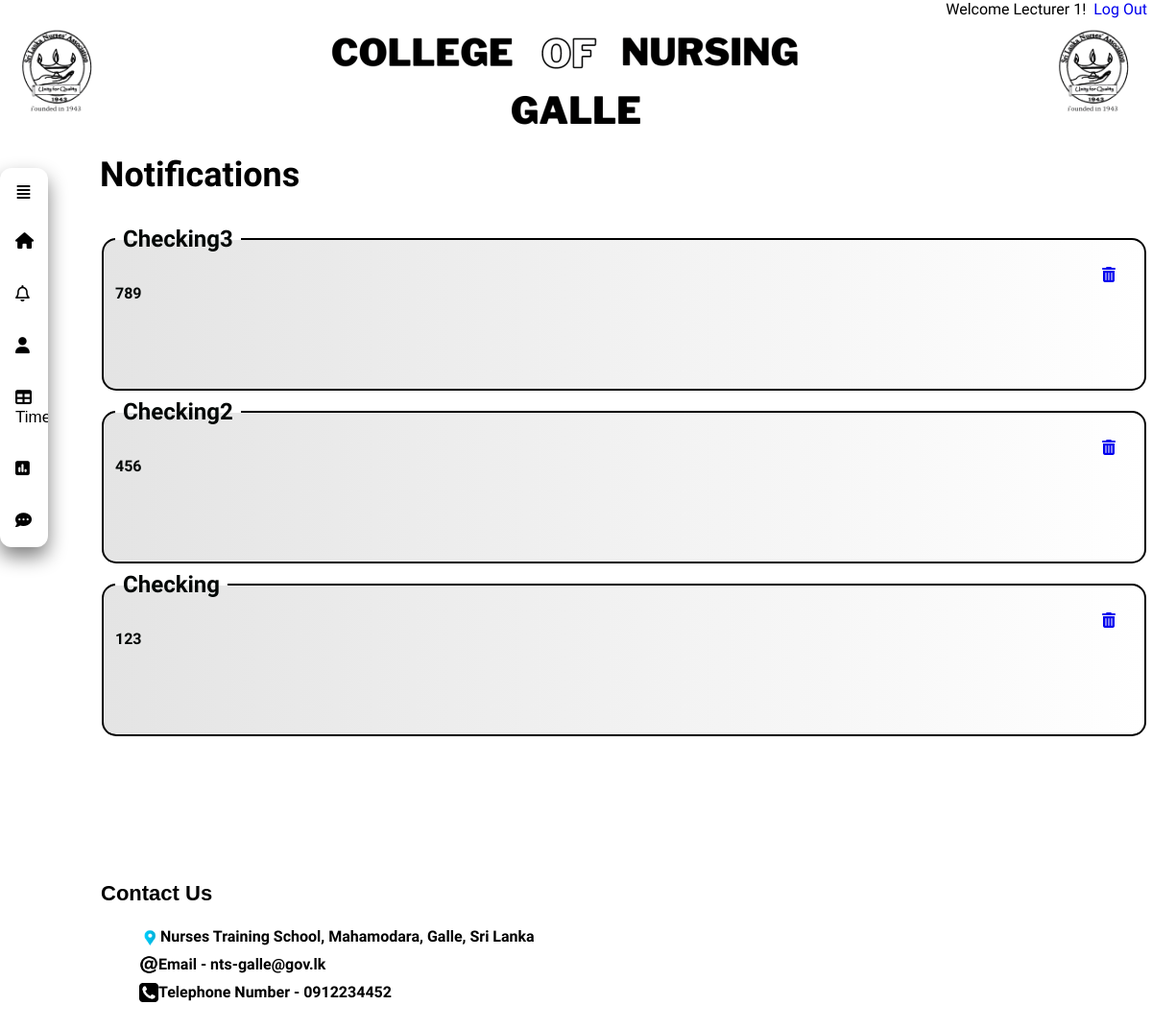
/notifications.php (signed in), run on the app's committed database.
### tables this page shows
CREATE TABLE `notifications` (
  `index_no` varchar(10) NOT NULL,
  `notification` varchar(1000) NOT NULL,
  `seen` varchar(3) NOT NULL
);

### Model/notifications-db.php (called while the page is built, shortened)
<?php require_once __DIR__ . "/../inc/dbconnection.php" ?>
<?php
	$sql ="SELECT * FROM notifications WHERE index_no = '{$_SESSION['index_no']}' LIMIT 1";
	$resulttable = mysqli_query($connection, $sql);
	$result = mysqli_fetch_assoc($resulttable);
	if($result){
		$notification = unserialize($result['notification']);
	}
?>

### notifications.php (the view, shortened to what this page needs)
<?php require_once('inc/dbconnection.php'); ?>
<?php require_once('Model/notifications-db.php'); ?>
<!DOCTYPE html>
<html>
<head>
    <link rel="stylesheet" type="text/css" href="css/notifications.css">
</head>
<body>
<div class="logger">Welcome <?php echo $_SESSION['first_name'] ?>!&nbsp <a href="Service/logout.php">Log
            Out</a><span id="index-no" style="display: none;"><?php echo $_SESSION['index_no']; ?></span>
    </div>
    <div class="header">
        <?php include_once('header.php'); ?>
    </div>
     <?php include_once('navbar.php'); ?>
    <div class="container">
        <h1 style="font-size:36px;">Notifications</h1>
        <?php
        if(!empty($notification)){
            $i=50;
            while($i>=0){
                if(isset($notification[$i])){
                    echo
                    "<fieldset>
                        <legend style = 'font-weight:bold;font-size:24px;padding:8px;'>{$notification[$i]["Subject"]}</legend>
                        <a href='Model/del-notify-db.php?id={$i}' id = 'd' style = 'float:right;' ><i class='fas fa-trash-alt fa-1x'></i></a>
                        <br>
                        <div class='message'>{$notification[$i]["Message"]}</div>
                    </fieldset>";
                }
                $i--;
            }
        }
        ?>
    </div>
    <div class="side-bar">
        <span style="
                                    text-align: center;
                                    margin: 0;
                                    height: 50px;
                                    align-items: center;
                                    display: flex;
                                    justify-content: center;
                                    /* padding-left: 11px; */
                                "><i class="fas fa-align-justify" aria-hidden="true" style="
                    padding-left: 17px;
                "></i></span>
        <ul>
        <ul>
            <li><a href=<?php if (strlen($_SESSION['index_no']) == 4) {
                            echo "Model/lecturer-db.php";
                        } else if (strlen($_SESSION['index_no']) == 7) {
                            echo "Model/student-db.php";
                        } ?>><i class="fas fa-home"></i>Dashboard</a></li>
            <li><a href="#"><i id = "icon" class="far fa-bell"></i><span id="notify"></span>Notifications</a></li>
            <li><a href="profiles.php"><i class="fas fa-user"></i>Profile</a></li>
            <li><a href="exam_timetables.php"><i class="fas fa-table"></i>Exam TimeTables</a></li>
            <li><a href="results_nav.php"><i class="fas fa-poll"></i>Results</a></li>
            <li><a href="feedback.php"><i class="fas fa-comment-dots"></i>Feedback</a></li>
        </ul>
    </div>
    <footer>
        <div class="column clearfix" style="padding-top:8%;">
            <h3>Contact Us</h3>
            <ul>
                <div class="icon1"><img src="img/location.ico" width="22" height="22"></div>
                <li>Nurses Training School, Mahamodara, Galle, Sri Lanka</li>
                <div class="icon1"><img src="img/at.ico" width="20" height="20"></div>
                <li>Email - nts-galle@gov.lk</li>
                <div class="icon1"><img src="img/tele.ico" width="20" height="20"></div>
                <li>Telephone Number - 0912234452</li>
            </ul>
        </div>
    </footer>
</body>
</html>

### css/notifications.css (style rules this page uses)
* { text-decoration: none; padding-bottom: -66px; box-sizing: border-box; font-family: 'Quicksand', sans-serif; }
body { width: 100%; }
.container { background: white; position: relative; width: 100%; height: 100%; padding: 2px 4px 25px 104px; }
fieldset { height: 180px; background: linear-gradient(90deg, #e4e4e4 0%, transparent 100%); border:2px solid black; -moz-border-radius:8px; -webkit-border-radius:8px; border-radius: 15px; flex-direction: column; overflow: hidden; color: #040807; }
.message { font-weight: bold; font-family: 'Rajdhani'; }
.container:after { content: ''; position: absolute; width: 100%; height: 100%; left: 0; top: 0; background-size: cover; filter: blur(50px); z-index: -1; }

### css/student-profile.css (style rules this page uses)
* { font-family: 'Work Sans', sans-serif; text-decoration: none; }
.header { position: sticky; top: 0px; z-index: 99; }
body, html { padding: 0; margin: 0; width: 100%; box-sizing: border-box; }
.logger { text-align: right; padding-right: 5px; }
.container { height: 100%; margin: 0; box-sizing: border-box; }
.side-bar { width: 50px; transition: width 1s; overflow: hidden; position: fixed; border-radius: 12px; top: 175px; box-shadow: 0px 10px 20px 0px grey; backdrop-filter: blur(50px); z-index: 99; }
.side-bar ul { list-style-type: none; margin: 0; padding: 0; height: 100%; width: 100%; }
i { margin-right: 18px; }
.side-bar ul li a { display: block; width: 199px; padding: 17px 16px; height: 100%; text-decoration: none; font: menu; font-size: 14px; box-sizing: border-box; color: #000000; font-size: 17px; }
.side-bar ul li i { width: 15px; box-sizing: border-box; }
div.column { position: sticky; background: #d4242400; padding-left: 10px; padding-bottom: 5px; }
div.column h3 { padding: 15px 0px 0px 15px; font-size: 22px; font-family: sans-serif; color: white; z-index: 5; font-weight: 800; color: black; }
div.column ul { list-style: none; font-size: 16px; font-weight: 800; color: black; }
div.column ul li { padding-bottom: 10px; }
div.icon1 { float: left; margin-left: 15px; }
footer { margin-left: 80px; margin-right: 8px; transition: margin-left 1s; }

### data on the page
notifications: notification "Checking3", notification "789", notification "Checking2", notification "456", notification "Checking", notification "123"

### other printed values
$_SESSION['first_name'] "Lecturer 1"
